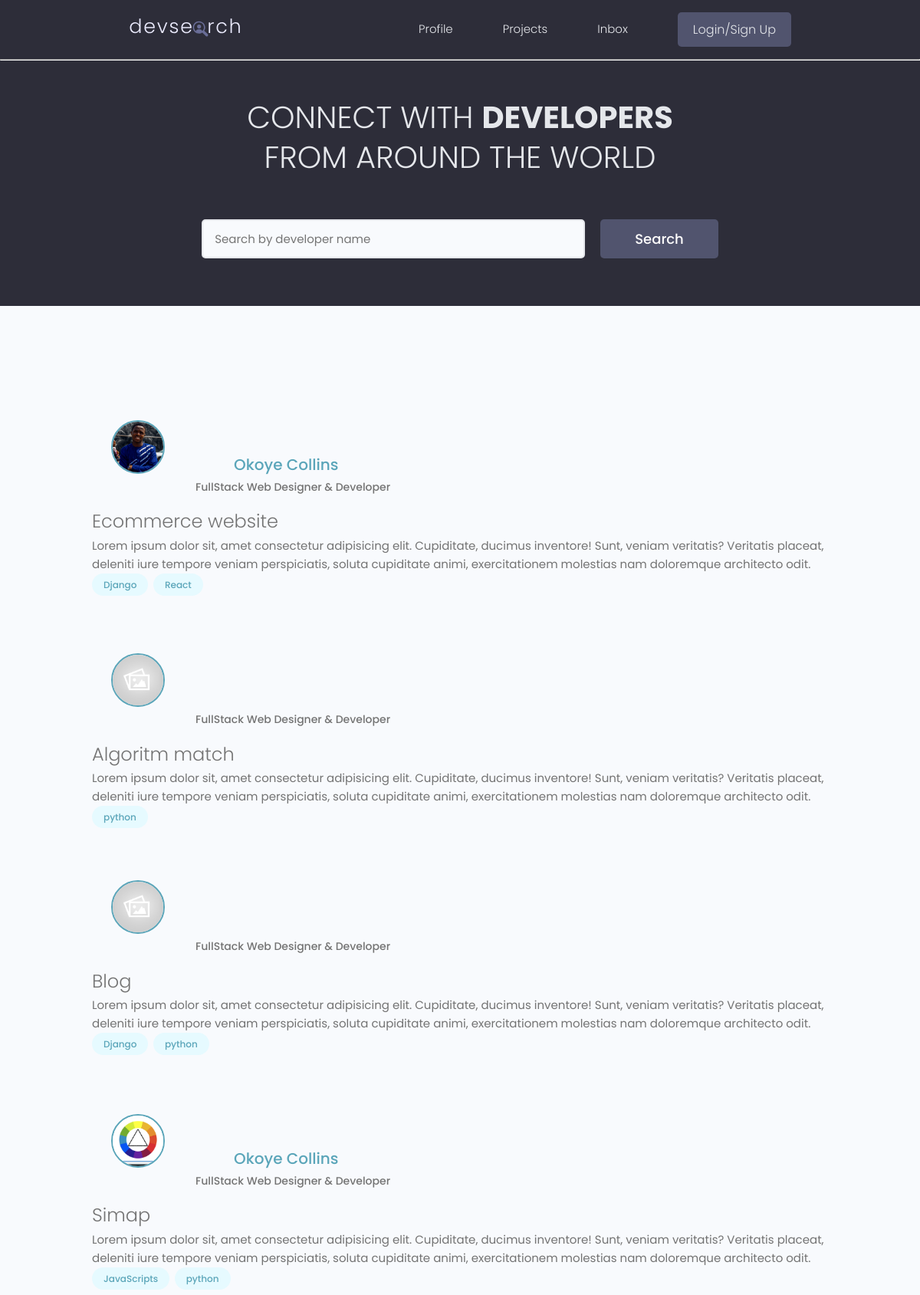
/projects/, run on the app's committed database.
### project/models.py (models this page shows, shortened)
class Project(models.Model):
    owner = models.ForeignKey(Profile, null=True, blank=True, on_delete=models.SET_NULL)
    title = models.CharField(max_length=200)
    descriptions = models.TextField(max_length=2000, null=True, blank=True)
    featured_image = models.ImageField(null=True, blank=True, default="default.jpg")
    demo_link = models.CharField(max_length=200, null=True, blank=True)
    source_link = models.CharField(max_length=200, null=True, blank=True)
    tag = models.ManyToManyField('Tag', blank=True)
    vote_total = models.IntegerField(default=0, null=True, blank=True)
    vote_ratio = models.IntegerField(default=0, null=True, blank=True)
    created = models.DateTimeField(auto_now_add=True)
    id = models.UUIDField(default=uuid.uuid4, unique=True, primary_key=True, editable=False)

class Tag(models.Model):
    name = models.CharField(max_length=200, null=True, blank=True)
    created = models.DateTimeField(auto_now_add=True)
    id = models.UUIDField(default=uuid.uuid4, unique=True, primary_key=True, editable=False)
    def __str__(self):
        return self.name

### users/models.py (models this page shows, shortened)
class Profile(models.Model):
    user = models.OneToOneField(User, on_delete=models.CASCADE, null=True, blank=True)
    name = models.CharField(max_length=200, null=True, blank=True)
    email = models.EmailField(max_length=500, null=True, blank=True)
    username = models.CharField(max_length=200, null=True, blank=True)
    location = models.CharField(max_length=200, null=True, blank=True)
    short_intro = models.CharField(max_length=200, blank=True, null=True)
    bio = models.TextField(blank=True, null=True)
    profile_image = models.ImageField(null=True, blank=True, upload_to= 'profiles/', default='profiles/user-default.png')
    social_github = models.CharField(max_length=200, null=True, blank=True)
    social_twitter = models.CharField(max_length=200, null=True, blank=True)
    created = models.DateTimeField(auto_now_add=True)
    id = models.UUIDField(default=uuid.uuid4, unique=True, primary_key=True, editable=False)

### project/views.py (the view)
# urls.py: path('', views.index, name='index'),
def index(request):
    projects = Project.objects.all()
    context = {'projects':projects}
    return render(request, 'project/index.html', context)

### project/templates/project/index.html (shortened to what this page needs)
{% extends 'project/base.html' %}
{% load static %}
{% block content %}
  <main class="home">
    <section class="hero-section text-center">
      <div class="container container--narrow">
        <div class="hero-section__box">
          <h2>CONNECT WITH <span>DEVELOPERS</span></h2>
          <h2>FROM AROUND THE WORLD</h2>
        </div>
        <div class="hero-section__search">
          <form class="form" action="#" method="get">
            <div class="form__field">
              <input class="input input--text" id="formInput#search" type="text" name="text"
                placeholder="Search by developer name" />
            </div>
            <input class="btn btn--sub btn--lg" type="submit" value="Search" />
          </form>
        </div>
      </div>
    </section>
    <section class="devlist">
      <div class="container">
        <div class="grid grid--three">
          {% for project in projects %}
              <div class="dev">
                <a href="{% url 'project:detail' project.id %}" class="card__body">
                  <div class="dev__profile">
                    <img class="avatar avatar--md" src="{{ project.featured_image.url }}" alt="image" />
                    <div class="dev__meta">
                      <h3><a href="{% url 'users:user_profile' project.id %}" class="project__authour">{{ project.owner.name }}</a></h3>
                      <h5>FullStack Web Designer & Developer</h5>
                    </div>
                  </div>
                  <p class="dev__info">
                    <h5>{{ project.title }}</h5>
                    Lorem ipsum dolor sit, amet consectetur adipisicing elit. Cupiditate, ducimus inventore! Sunt,
                    veniam veritatis? Veritatis placeat, deleniti iure tempore veniam perspiciatis, soluta cupiditate
                    animi, exercitationem molestias nam doloremque architecto odit.
                  </p>
                  <div class="dev__skills">
                    {% for tag in project.tag.all %}
                        <span class="tag tag--pill tag--main">
                          <small>{{tag}}</small>
                        </span>
                    {% endfor %}
                  </div>
                </a>
              </div>
          {% endfor %}
        </div>
        </div>
    </section>
  </main>
{% endblock %}

### static/styles/app.css (style rules this page uses)
:root { --color-sub: #2d2d39; }
.btn--sub { background-color: var(--color-sub-light); }
img { width: 100%; }
.hero-section { height: 40vh; display: flex; align-items: center; background-color: var(--color-sub); }
.hero-section__box { margin-bottom: 4rem; }
.hero-section__box > h2, .hero-section__box > h2 > span { font-size: 4rem; color: var(--color-light); line-height: 1.3; text-transform: uppercase; }
.hero-section__box > h2 { font-weight: 300; }
.hero-section__box > h2 > span { font-weight: 700; }
.hero-section__search > .form { display: flex; align-items: center; justify-content: center; gap: 2rem; }
.hero-section__search > .form input.input--text { width: 50rem; }
.devlist { margin-top: 8rem; }
.devlist .grid { align-items: stretch; }
.devlist .dev .dev__profile { display: flex; align-items: center; gap: 1.5rem; }
.devlist .dev .dev__meta h3 { color: var(--color-sub); font-size: 2rem; font-weight: 700; }
.devlist .dev .dev__meta h5 { color: var(--color-text); font-size: 1.4rem; font-weight: 500; }
.devlist .dev .dev__info { margin: 1.5rem 0; font-size: 1.35rem; line-height: 1.4; text-align: justify; }

### static/uikit/styles/modules/_variables.css (style rules this page uses)
:root { --color-main: #5aa5b9; --color-main-light: #e6faff; --color-sub: #3f4156; --color-sub-light: #51546e; --color-sub-lighter: #ededfd; --color-text: #737373; --color-gray: #8b8b8b; --color-light: #e5e7eb; --color-light-gray: #767676; --color-bg: #f8fafd; --color-white: #fffefd; --color-white-light: #f3f3f3; --color-success: #359e64; --color-success-bg: #def8e8; --color-error: #fc4b0b; --color-error-bg: #fff2ee; --font-base: 'Poppins', arial, helvetica, 'Segoe UI', roboto, ubuntu, sans-serif; --font-monospace: 'Fira Code', 'Courier New', courier, monospace; --font-regular: 300; --font-medium: 500; --font-bold: 700; --generic-shadow: 1px 1px 5px #00000010; --generic-transition: all 0.3s ease-in-out; }

### static/uikit/styles/modules/_base.css (style rules this page uses)
* { margin: 0; padding: 0; box-sizing: border-box; text-rendering: optimizeLegibility; color: inherit; font-size: inherit; }
html { font-size: 50%; }
@media only screen and (min-width: 480px) { html { font-size: 56.25%; } }
@media only screen and (min-width: 1200px) { html { font-size: 62.5%; } }
body { line-height: 1.6; font-weight: 400; font-size: 1.5rem; color: var(--color-text); background-color: var(--color-bg); min-height: 100vh; }

### static/uikit/styles/modules/_typography.css (style rules this page uses)
* { font-family: var(--font-base); }
h2 { font-size: 3.6rem; font-weight: var(--font-bold); }
h3 { font-size: 3.2rem; font-weight: var(--font-medium); }
h5 { font-size: 2.4rem; font-weight: var(--font-medium); }
h5, h6 { font-weight: var(--font-regular); }
p, span, strong { font-size: 1.6rem; color: var(--color-text); font-weight: var(--font-regular); }
a { padding-bottom: 2px; text-decoration: none; display: inline-block; color: var(--color-main); font-weight: var(--font-medium); }

### static/uikit/styles/modules/_utilities.css (style rules this page uses)
.container { width: 92%; max-width: 165rem; margin: 0 auto; box-sizing: border-box; }
.container--narrow { width: 92%; max-width: 120rem; }
@media screen and (min-width: 1000px) { .container { width: 90%; } }
@media screen and (min-width: 1000px) { .container--narrow { width: 85%; } }
@media screen and (min-width: 1200px) { .container { width: 80%; } }
@media screen and (min-width: 1200px) { .container--narrow { width: 72%; } }
.text-center { text-align: center; }

### static/uikit/styles/modules/_avatar.css (style rules this page uses)
.avatar { border-radius: 50%; border: 2px solid var(--color-main); object-fit: cover; }
.avatar--md { height: 7rem; width: 7rem; }

### static/uikit/styles/modules/_button.css (style rules this page uses)
.btn { display: inline-block; position: relative; cursor: pointer; background-color: var(--color-light); font-weight: var(--font-medium); color: var(--color-sub); text-decoration: none; padding: 1rem 2rem; border-radius: 0.5rem; border: none; width: -webkit-fit-content; width: -moz-fit-content; width: fit-content; height: -webkit-fit-content; height: -moz-fit-content; height: fit-content; font-size: 1.6rem; outline-width: 0; outline-color: transparent; -webkit-backface-visibility: hidden; backface-visibility: hidden; transition: all 0.3s ease-in-out; }
.btn--sub { background-color: var(--color-sub); color: var(--color-white); }
.btn--lg { font-size: 1.8rem; padding: 1.2rem 4.5rem; }

### static/uikit/styles/modules/_card.css (style rules this page uses)
.card__body, .card__header { padding: 2rem 2.5rem; }

### static/uikit/styles/modules/_grid.css (style rules this page uses)
.grid { display: flex; flex-wrap: wrap; justify-content: flex-start; align-items: stretch; }
@media screen and (min-width: 800px) { .grid--three { margin-right: -2%; } }
@media screen and (min-width: 1200px) { .grid--three { margin-right: -2.33%; } }

### data on the page
Project: featured_image (picture), owner.name "Okoye Collins", title "Ecommerce website"
Tag: name "Django"
Tag: name "React"
Project: featured_image (placeholder picture), title "Algoritm match"
Tag: name "python"
Project: featured_image (placeholder picture), title "Blog"
Project: featured_image (picture), owner.name "Okoye Collins", title "Simap"
Tag: name "JavaScripts"
